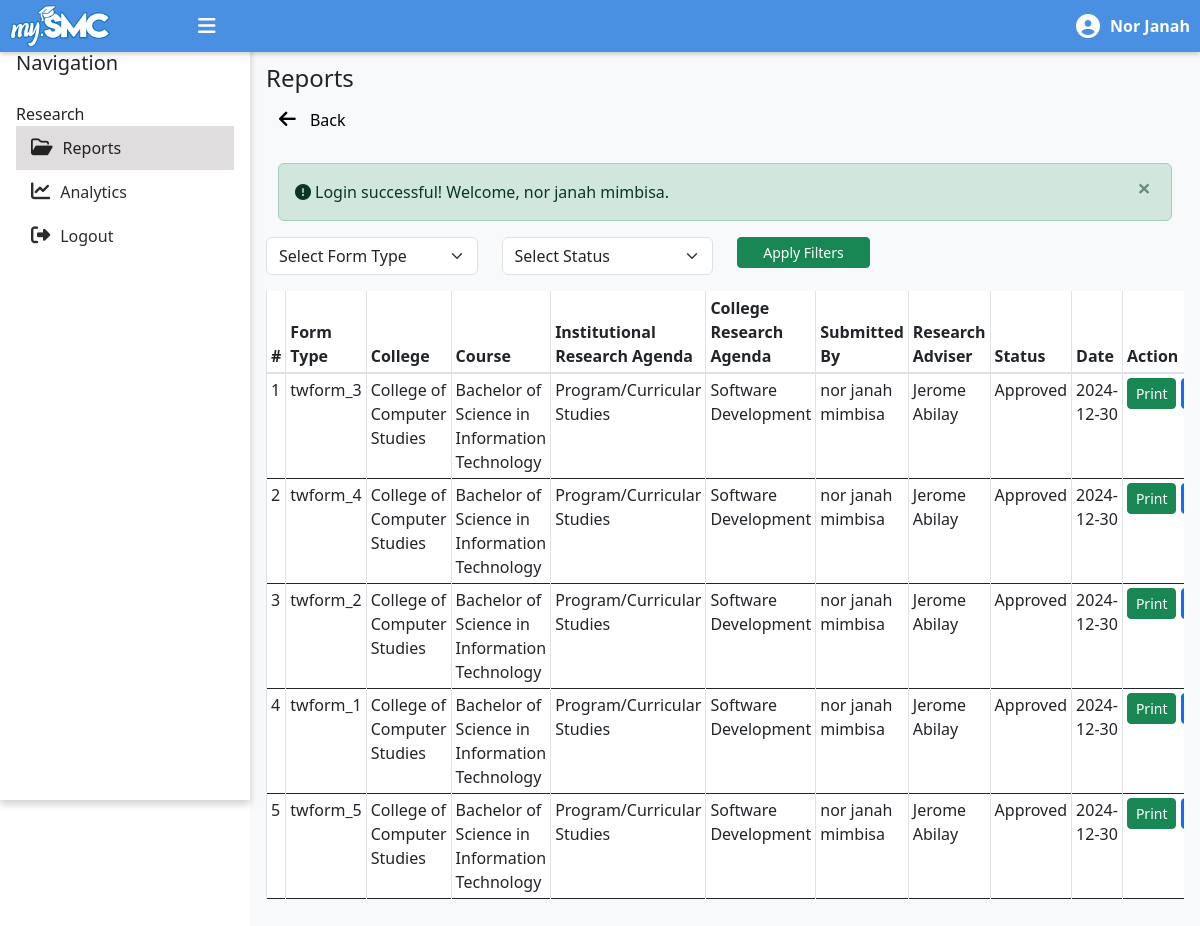
The app's page /rmo_staff/reports.php (signed in) with its own data.
### tables this page shows
CREATE TABLE `tw_forms` (
  `tw_form_id` int(11) NOT NULL,
  `form_type` enum('twform_1','twform_2','twform_3','twform_4','twform_5') NOT NULL,
  `ir_agenda_id` int(11) NOT NULL,
  `col_agenda_id` int(11) NOT NULL,
  `department_id` int(11) NOT NULL,
  `course_id` int(11) NOT NULL,
  `user_id` int(11) NOT NULL,
  `research_adviser_id` int(11) NOT NULL,
  `overall_status` enum('pending','approved','rejected','') NOT NULL,
  `comments` text DEFAULT NULL,
  `submission_date` date DEFAULT NULL,
  `last_updated` timestamp NOT NULL DEFAULT current_timestamp()
);

CREATE TABLE `departments` (
  `department_id` int(11) NOT NULL,
  `department_name` varchar(255) NOT NULL
);

CREATE TABLE `courses` (
  `course_id` int(11) NOT NULL,
  `course_name` varchar(255) NOT NULL,
  `department_id` int(11) DEFAULT NULL
);

CREATE TABLE `institutional_research_agenda` (
  `ir_agenda_id` int(11) NOT NULL,
  `ir_agenda_name` varchar(255) NOT NULL,
  `sub_areas` text DEFAULT NULL
);

CREATE TABLE `college_research_agenda` (
  `agenda_id` int(11) NOT NULL,
  `agenda_name` varchar(255) NOT NULL,
  `department_id` int(11) DEFAULT NULL,
  `description` text DEFAULT NULL
);

CREATE TABLE `accounts` (
  `user_id` int(255) NOT NULL,
  `username` varchar(50) NOT NULL,
  `password` varchar(255) NOT NULL,
  `firstname` varchar(50) NOT NULL,
  `lastname` varchar(50) NOT NULL,
  `contact` varchar(13) NOT NULL,
  `department_id` int(11) NOT NULL,
  `smc_email` varchar(255) NOT NULL,
  `user_type` enum('student','dean','panelist','rmo_staff','subject_advisor') NOT NULL,
  `date_created` datetime NOT NULL DEFAULT current_timestamp()
);

### messages.php (called while the page is built, shortened)
<?php
$messages = isset($_SESSION['messages']) ? $_SESSION['messages'] : [];
?>

### rmo_staff/reports.php (the view, shortened to what this page needs)
<?php
    include('rmo-master.php');
    require '../config/connect.php';
    include '../messages.php';
    function getTWForms($twform_type = null, $overall_status = null) {
        global $conn;
        $query = "
            SELECT
                tw.tw_form_id,
                tw.form_type,
                tw.user_id,
                tw.ir_agenda_id,
                tw.col_agenda_id,
                ira.ir_agenda_name AS ir_agenda,
                col_agenda.agenda_name AS col_agenda,
                tw.department_id AS department,
                tw.course_id AS course,
                tw.research_adviser_id AS adviser,
                tw.comments,
                tw.overall_status,
                tw.submission_date,
                tw.last_updated,
                u.firstname AS student_firstname,
                u.lastname AS student_lastname,
                dep.department_name AS department_name,
                cou.course_name AS course_name,
                advisor.firstname AS adviser_firstname,
                advisor.lastname AS adviser_lastname
            FROM TW_FORMS tw
            LEFT JOIN ACCOUNTS u ON tw.user_id = u.user_id
            LEFT JOIN DEPARTMENTS dep ON tw.department_id = dep.department_id
            LEFT JOIN COURSES cou ON tw.course_id = cou.course_id
            LEFT JOIN institutional_research_agenda ira ON tw.ir_agenda_id = ira.ir_agenda_id
            LEFT JOIN college_research_agenda col_agenda ON tw.col_agenda_id = col_agenda.agenda_id
            LEFT JOIN ACCOUNTS advisor ON tw.research_adviser_id = advisor.user_id
        ";
        $query .= " ORDER BY tw.last_updated DESC";
        $stmt = mysqli_prepare($conn, $query);
        mysqli_stmt_execute($stmt);
        $result = mysqli_stmt_get_result($stmt);
        $twform_details = [];
        while ($row = mysqli_fetch_assoc($result)) {
            $twform_details[] = $row;
        }
        return $twform_details;
    }
$twform_type = $_GET['twform_type'] ?? null;
$overall_status = $_GET['overall_status'] ?? null;
$twform_details = getTWForms($twform_type, $overall_status);
?>
<section id="tw-forms" class="pt-4">
    <div class="header-container pt-4">
        <h4 class="text-left">Reports</h4>
    </div>
    <div class="d-flex justify-content-between align-items-center mb-4">
        <a href="javascript:history.back()" class="btn btn-link" style="font-size: 1rem; text-decoration: none; color: black;">
            <i class="fas fa-arrow-left" style="margin-right: 10px; font-size: 1.2rem;"></i>
            Back
        </a>
    </div>
    <?php if (!empty($messages)): ?>
        <div class="container mt-3">
            <?php foreach ($messages as $message): ?>
                <div class="alert alert-<?= htmlspecialchars($message['tags']) ?> alert-dismissible fade show" role="alert">
                <i class="fa-solid fa-circle-exclamation mr-1"></i><?= htmlspecialchars($message['content']) ?>
                    <button type="button" class="close" data-bs-dismiss="alert" aria-label="Close">
                        <span aria-hidden="true">&times;</span>
                    </button>
                </div>
            <?php endforeach; ?>
        </div>
    <?php endif; ?>
    <div class="row mb-3">
        <div class="col-md-3">
            <select id="twform_type" name="twform_type" class="form-select">
                <option value="">Select Form Type</option>
            </select>
        </div>
        <div class="col-md-3">
            <select id="overall_status" name="overall_status" class="form-select">
                <option value="">Select Status</option>
            </select>
        </div>
        <div class="col-md-2">
            <button id="apply-filters" class="btn btn-success btn-sm w-100">Apply Filters</button>
        </div>
    </div>
    <div class="table-responsive">
        <table id="items-table" class="table table-bordered table-sm display">
            <thead class="thead-background">
                <tr>
                    <th>#</th>
                    <th>Form Type</th>
                    <th>College</th>
                    <th>Course</th>
                    <th>Institutional Research Agenda</th>
                    <th>College Research Agenda</th>
                    <th>Submitted By</th>
                    <th>Research Adviser</th>
                    <th>Status</th>
                    <th>Date</th>
                    <th>Action</th>
                </tr>
            </thead>
            <tbody>
                <?php $i = 1; foreach ($twform_details as $form): ?>
                    <tr>
                        <td><?= $i++; ?></td>
                        <td><?= $form['form_type'] ?></td>
                        <td><?= $form['department_name'] ?></td>
                        <td><?= $form['course_name'] ?></td>
                        <td><?= $form['ir_agenda'] ?></td>
                        <td><?= $form['col_agenda'] ?></td>
                        <td><?= $form['student_firstname'] . ' ' . $form['student_lastname'] ?></td>
                        <td><?= $form['adviser_firstname'] . ' ' . $form['adviser_lastname'] ?></td>
                        <td><?= ucfirst($form['overall_status']) ?></td>
                        <td><?= $form['submission_date'] ?></td>
                        <td>
                            <?php
                                switch ($form['form_type']) {
                                    case 'twform_1':
                                        $pdfPage = 'generate_twform1_pdf.php';
                                        break;
                                    case 'twform_2':
                                        $pdfPage = 'generate_twform2_pdf.php';
                                        break;
                                    case 'twform_3':
                                        $pdfPage = 'generate_twform3_pdf.php';
                                        break;
                                    case 'twform_4':
                                        $pdfPage = 'generate_twform4_pdf.php';
                                        break;
                                    case 'twform_5':
                                        $pdfPage = 'generate_twform5_pdf.php';
                                        break;
                                }
                            ?>
                            <div class="d-flex justify-content-between align-items-center mb-1" style="gap: 5px">
                                <?php if ($pdfPage): ?>
                                    <a href="../<?= $pdfPage ?>?tw_form_id=<?= $form['tw_form_id'] ?>&action=I" class="btn btn-success btn-sm" target="_blank">Print</a>
                                    <a href="../<?= $pdfPage ?>?tw_form_id=<?= $form['tw_form_id'] ?>&action=D" class="btn btn-primary btn-sm" target="_blank">Download</a>
                                <?php else: ?>
                                    <span class="text-muted">PDF generation not available for this form type.</span>
                                <?php endif; ?>
                            </div>
                        </td>
                    </tr>
                <?php endforeach; ?>
            </tbody>
        </table>
    </div>
</section>
<?php
include('rmo-master.php');
?>

### css/dashboard.css (style rules this page uses)
body { display: flex; min-height: 100vh; margin: 0; background-color: #a8b5c7; }
.form-select { width: auto; min-width: 200px; }
.alert { padding: 10px; display: flex; align-items: center; max-width: 100%; margin-bottom: 20px; border-radius: 5px; }

### rmo_staff/reports.php (style rules this page uses)
.thead-background { background-color:rgb(56, 120, 193); color: white; }

### records on screen
tw_forms: form_type "twform_3", department.department_name "College of Computer Studies", course.course_name "Bachelor of Science in Information Technology", ir_agenda.ir_agenda_name "Program/Curricular Studies", col_agenda.agenda_name "Software Development", user.firstname "nor janah", user.lastname "mimbisa", accounts.firstname "Jerome", accounts.lastname "Abilay", overall_status "Approved", submission_date "2024-12-30"
tw_forms: form_type "twform_4", department.department_name "College of Computer Studies", course.course_name "Bachelor of Science in Information Technology", ir_agenda.ir_agenda_name "Program/Curricular Studies", col_agenda.agenda_name "Software Development", user.firstname "nor janah", user.lastname "mimbisa", accounts.firstname "Jerome", accounts.lastname "Abilay", overall_status "Approved", submission_date "2024-12-30"
tw_forms: form_type "twform_2", department.department_name "College of Computer Studies", course.course_name "Bachelor of Science in Information Technology", ir_agenda.ir_agenda_name "Program/Curricular Studies", col_agenda.agenda_name "Software Development", user.firstname "nor janah", user.lastname "mimbisa", accounts.firstname "Jerome", accounts.lastname "Abilay", overall_status "Approved", submission_date "2024-12-30"
tw_forms: form_type "twform_1", department.department_name "College of Computer Studies", course.course_name "Bachelor of Science in Information Technology", ir_agenda.ir_agenda_name "Program/Curricular Studies", col_agenda.agenda_name "Software Development", user.firstname "nor janah", user.lastname "mimbisa", accounts.firstname "Jerome", accounts.lastname "Abilay", overall_status "Approved", submission_date "2024-12-30"
tw_forms: form_type "twform_5", department.department_name "College of Computer Studies", course.course_name "Bachelor of Science in Information Technology", ir_agenda.ir_agenda_name "Program/Curricular Studies", col_agenda.agenda_name "Software Development", user.firstname "nor janah", user.lastname "mimbisa", accounts.firstname "Jerome", accounts.lastname "Abilay", overall_status "Approved", submission_date "2024-12-30"

### other values on screen
$firstname "Nor Janah"
$message['content'] "Login successful! Welcome, nor janah mimbisa."
